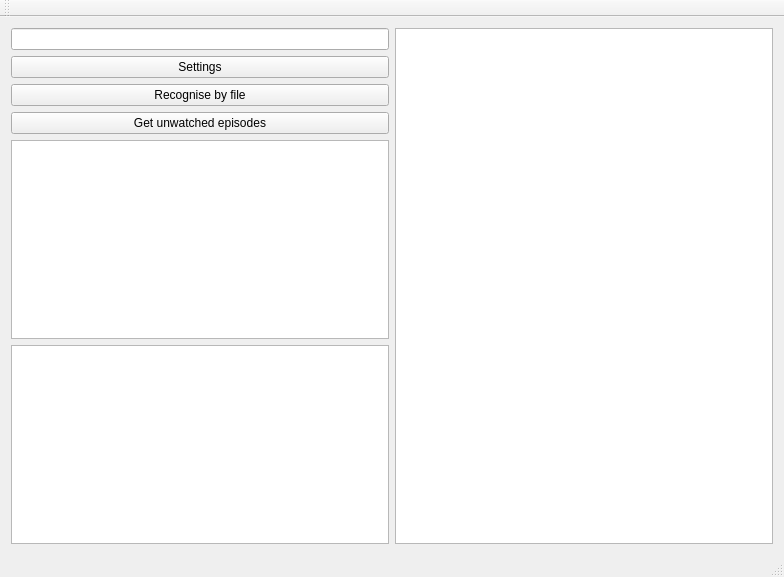
<?xml version="1.0" encoding="UTF-8"?>
<ui version="4.0">
 <class>MainWindow</class>
 <widget class="QMainWindow" name="MainWindow">
  <property name="geometry">
   <rect>
    <x>0</x>
    <y>0</y>
    <width>784</width>
    <height>577</height>
   </rect>
  </property>
  <property name="windowTitle">
   <string>Serial Detective</string>
  </property>
  <widget class="QWidget" name="centralWidget">
   <layout class="QVBoxLayout" name="verticalLayout_2">
    <item>
     <layout class="QHBoxLayout" name="horizontalLayout">
      <item>
       <layout class="QVBoxLayout" name="verticalLayout">
        <item>
         <widget class="QLineEdit" name="lineEdit"/>
        </item>
        <item>
         <widget class="QPushButton" name="pushButton">
          <property name="text">
           <string>Settings</string>
          </property>
         </widget>
        </item>
        <item>
         <widget class="QPushButton" name="pushButton_2">
          <property name="text">
           <string>Recognise by file</string>
          </property>
         </widget>
        </item>
        <item>
         <widget class="QPushButton" name="pushButton_4">
          <property name="text">
           <string>Get unwatched episodes</string>
          </property>
         </widget>
        </item>
        <item>
         <widget class="QGraphicsView" name="graphicsView"/>
        </item>
        <item>
         <widget class="QTableWidget" name="tableWidget_2"/>
        </item>
       </layout>
      </item>
      <item>
       <widget class="QTableWidget" name="tableWidget"/>
      </item>
     </layout>
    </item>
   </layout>
  </widget>
  <widget class="QMenuBar" name="menuBar">
   <property name="geometry">
    <rect>
     <x>0</x>
     <y>0</y>
     <width>784</width>
     <height>21</height>
    </rect>
   </property>
  </widget>
  <widget class="QToolBar" name="mainToolBar">
   <attribute name="toolBarArea">
    <enum>TopToolBarArea</enum>
   </attribute>
   <attribute name="toolBarBreak">
    <bool>false</bool>
   </attribute>
  </widget>
  <widget class="QStatusBar" name="statusBar"/>
 </widget>
 <layoutdefault spacing="6" margin="11"/>
 <resources/>
 <connections/>
</ui>
